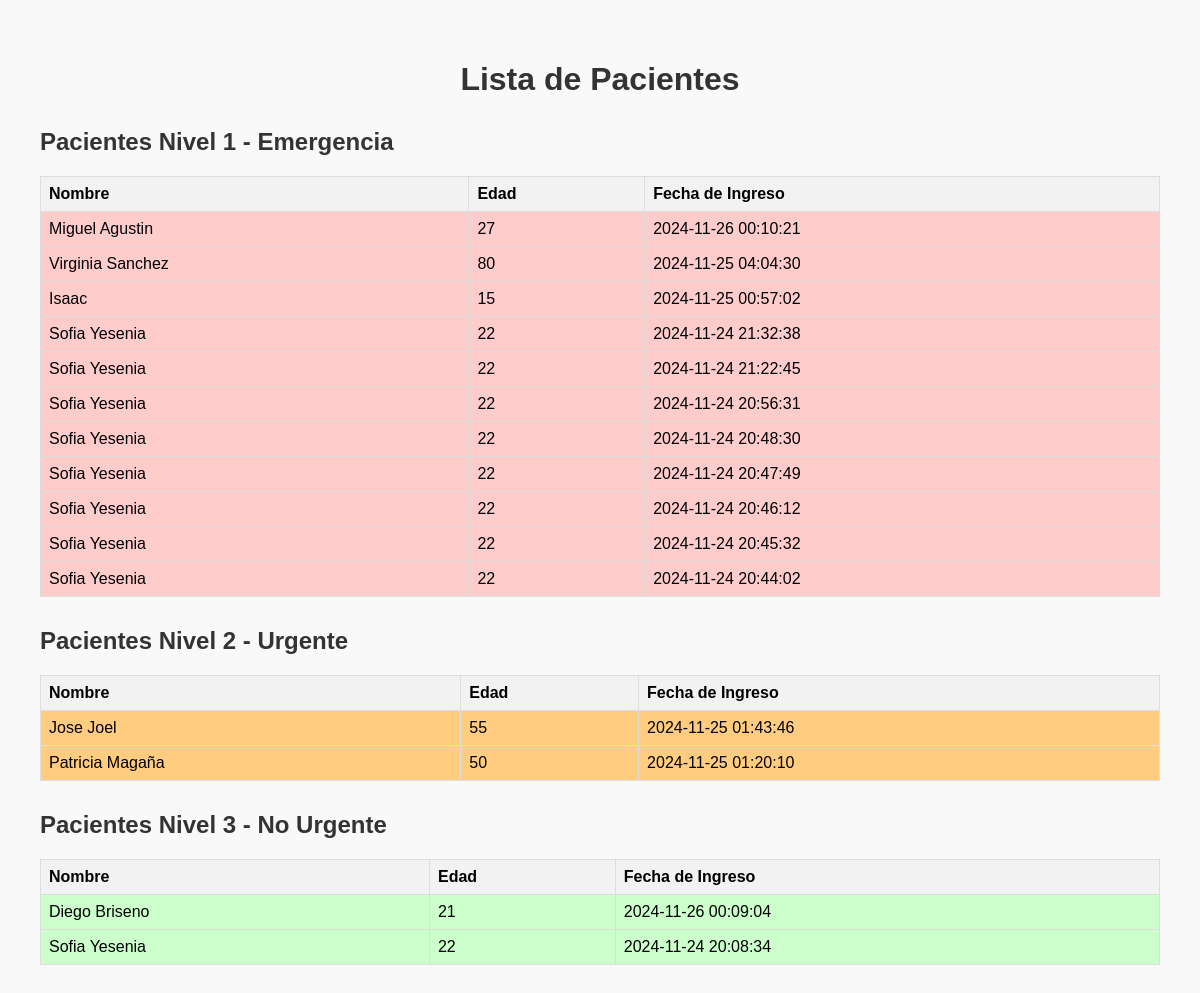
/pacientes, run on the app's committed database.
### tables this page shows
CREATE TABLE pacientes (
        id INTEGER PRIMARY KEY AUTOINCREMENT,
        nombre TEXT NOT NULL,
        edad INTEGER NOT NULL,
        nivel_urgencia INTEGER NOT NULL CHECK (nivel_urgencia BETWEEN 1 AND 3),
        fecha_ingreso TIMESTAMP DEFAULT CURRENT_TIMESTAMP
    );

### app.py (the view)
@app.route('/pacientes')
def listar_pacientes():
    try:
        conn = conectar_bd()
        cursor = conn.cursor()
        cursor.execute("SELECT * FROM pacientes WHERE nivel_urgencia = 1 ORDER BY fecha_ingreso DESC")
        pacientes_nivel_1 = cursor.fetchall()
        cursor.execute("SELECT * FROM pacientes WHERE nivel_urgencia = 2 ORDER BY fecha_ingreso DESC")
        pacientes_nivel_2 = cursor.fetchall()
        cursor.execute("SELECT * FROM pacientes WHERE nivel_urgencia = 3 ORDER BY fecha_ingreso DESC")
        pacientes_nivel_3 = cursor.fetchall()
        conn.close()
        return render_template('pacientes.html',
                               pacientes_nivel_1=pacientes_nivel_1,
                               pacientes_nivel_2=pacientes_nivel_2,
                               pacientes_nivel_3=pacientes_nivel_3)
    except sqlite3.Error as e:
        print(f"Error al listar pacientes: {e}")
        return "Hubo un error al obtener la lista de pacientes."

### app.py (called while the page is built)
def conectar_bd():
    return sqlite3.connect('data_triaje.db')

### templates/pacientes.html (shortened to what this page needs)
<!DOCTYPE html>
<html lang="es">
<head>
    <link rel="stylesheet" href="{{ url_for('static', filename='triage_style.css') }}">
</head>
<body>
    <h1>Lista de Pacientes</h1>
    <h2>Pacientes Nivel 1 - Emergencia</h2>
    <table class="emergencia">
        <thead>
            <tr>
                <th>Nombre</th>
                <th>Edad</th>
                <th>Fecha de Ingreso</th>
            </tr>
        </thead>
        <tbody>
            {% for paciente in pacientes_nivel_1 %}
                <tr>
                    <td>{{ paciente[1] }}</td>
                    <td>{{ paciente[2] }}</td>
                    <td>{{ paciente[4] }}</td>
                </tr>
            {% endfor %}
        </tbody>
    </table>
    <h2>Pacientes Nivel 2 - Urgente</h2>
    <table class="urgente">
        <thead>
            <tr>
                <th>Nombre</th>
                <th>Edad</th>
                <th>Fecha de Ingreso</th>
            </tr>
        </thead>
        <tbody>
            {% for paciente in pacientes_nivel_2 %}
                <tr>
                    <td>{{ paciente[1] }}</td>
                    <td>{{ paciente[2] }}</td>
                    <td>{{ paciente[4] }}</td>
                </tr>
            {% endfor %}
        </tbody>
    </table>
    <h2>Pacientes Nivel 3 - No Urgente</h2>
    <table class="no-urgente">
        <thead>
            <tr>
                <th>Nombre</th>
                <th>Edad</th>
                <th>Fecha de Ingreso</th>
            </tr>
        </thead>
        <tbody>
            {% for paciente in pacientes_nivel_3 %}
                <tr>
                    <td>{{ paciente[1] }}</td>
                    <td>{{ paciente[2] }}</td>
                    <td>{{ paciente[4] }}</td>
                </tr>
            {% endfor %}
        </tbody>
    </table>
</body>
</html>

### static/triage_style.css (style rules this page uses)
body { font-family: Arial, sans-serif; margin: 20px; padding: 20px; background-color: #f9f9f9; }
h1 { text-align: center; color: #333; margin-bottom: 30px; }
h2 { color: #333; font-size: 1.5em; margin-top: 30px; }
table { border-collapse: collapse; width: 100%; margin-bottom: 20px; }
th, td { border: 1px solid #ddd; padding: 8px; text-align: left; }
th { background-color: #f2f2f2; }
.emergencia { background-color: #ffcccc; }
.urgente { background-color: #ffcc80; }
.no-urgente { background-color: #ccffcc; }

### data on the page
pacientes: nombre "Miguel Agustin", edad "27", fecha_ingreso "2024-11-26 00:10:21"
pacientes: nombre "Virginia Sanchez", edad "80", fecha_ingreso "2024-11-25 04:04:30"
pacientes: nombre "Isaac", edad "15", fecha_ingreso "2024-11-25 00:57:02"
pacientes: nombre "Sofia Yesenia", edad "22", fecha_ingreso "2024-11-24 21:32:38"
pacientes: nombre "Sofia Yesenia", edad "22", fecha_ingreso "2024-11-24 21:22:45"
pacientes: nombre "Sofia Yesenia", edad "22", fecha_ingreso "2024-11-24 20:56:31"
pacientes: nombre "Sofia Yesenia", edad "22", fecha_ingreso "2024-11-24 20:48:30"
pacientes: nombre "Sofia Yesenia", edad "22", fecha_ingreso "2024-11-24 20:47:49"
pacientes: nombre "Sofia Yesenia", edad "22", fecha_ingreso "2024-11-24 20:46:12"
pacientes: nombre "Sofia Yesenia", edad "22", fecha_ingreso "2024-11-24 20:45:32"
pacientes: nombre "Sofia Yesenia", edad "22", fecha_ingreso "2024-11-24 20:44:02"
pacientes: nombre "Jose Joel", edad "55", fecha_ingreso "2024-11-25 01:43:46"
pacientes: nombre "Patricia Magaña", edad "50", fecha_ingreso "2024-11-25 01:20:10"
pacientes: nombre "Diego Briseno", edad "21", fecha_ingreso "2024-11-26 00:09:04"
pacientes: nombre "Sofia Yesenia", edad "22", fecha_ingreso "2024-11-24 20:08:34"
